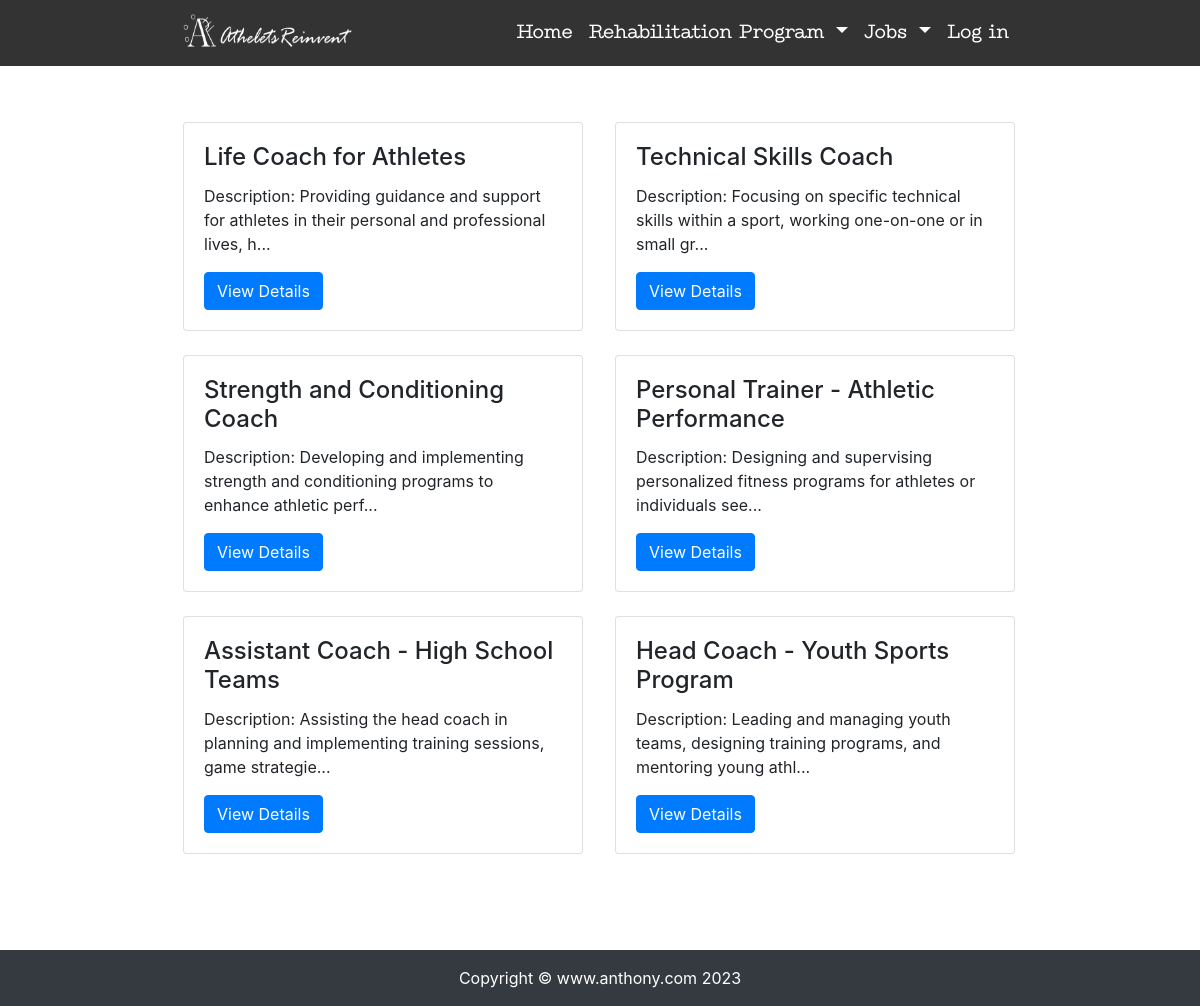
/find/Coach-Job/, run on the app's committed database.
### find/models.py (models this page shows, shortened)
class JobPost(models.Model):
    Jobname = models.CharField(max_length=100)
    body = models.TextField()
    created = models.DateTimeField(default=timezone.now)
    avatar = models.ImageField(upload_to='job/%Y%m%d/', blank=True)
    class Meta:
        ordering = ('-created',)

### find/views.py (the view)
# urls.py: path('Coach-Job/', views.Coach_Job, name='Coach_Job'),
def Coach_Job(request):
    Job = JobPost.objects.all()
    context = {'Job': Job}
    return render(request, 'Finding/JobPost.html', context)

### templates/Finding/JobPost.html (shortened to what this page needs)
{% extends "base.html" %}
{% load staticfiles %}
{% block content %}
<br><br>
<div class="container">
    <div class="row mt-2" >
        {% for Job in Job %}
        <div class="col-6 mb-4">
            <div class="card" style="width:400px">
                <div class="card-body">
                    <h4 class="card-title">{{ Job.Jobname }}</h4>
                    <p class="card-text">{{ Job.body|slice:'100' }}...</p>
                    <a href="{% url 'find:Coach_Job-detail' Job.id %}" class="btn btn-primary">View Details</a>
                </div>
            </div>
        </div>
        {% endfor %}
        </div>
    </div>
</div>
{% endblock content %}

### templates/base.html (style rules this page uses)
html, body { height: 100%; margin: 0; }
@media (min-width: 768px) { .container { max-width: 54rem !important; } }

### data on the page
JobPost: Jobname "Life Coach for Athletes", body "Description: Providing guidance and support for athletes in their personal and professional lives, h"
JobPost: Jobname "Technical Skills Coach", body "Description: Focusing on specific technical skills within a sport, working one-on-one or in small gr"
JobPost: Jobname "Strength and Conditioning Coach", body "Description: Developing and implementing strength and conditioning programs to enhance athletic perf"
JobPost: Jobname "Personal Trainer - Athletic Performance", body "Description: Designing and supervising personalized fitness programs for athletes or individuals see"
JobPost: Jobname "Assistant Coach - High School Teams", body "Description: Assisting the head coach in planning and implementing training sessions, game strategie"
JobPost: Jobname "Head Coach - Youth Sports Program", body "Description: Leading and managing youth teams, designing training programs, and mentoring young athl"
